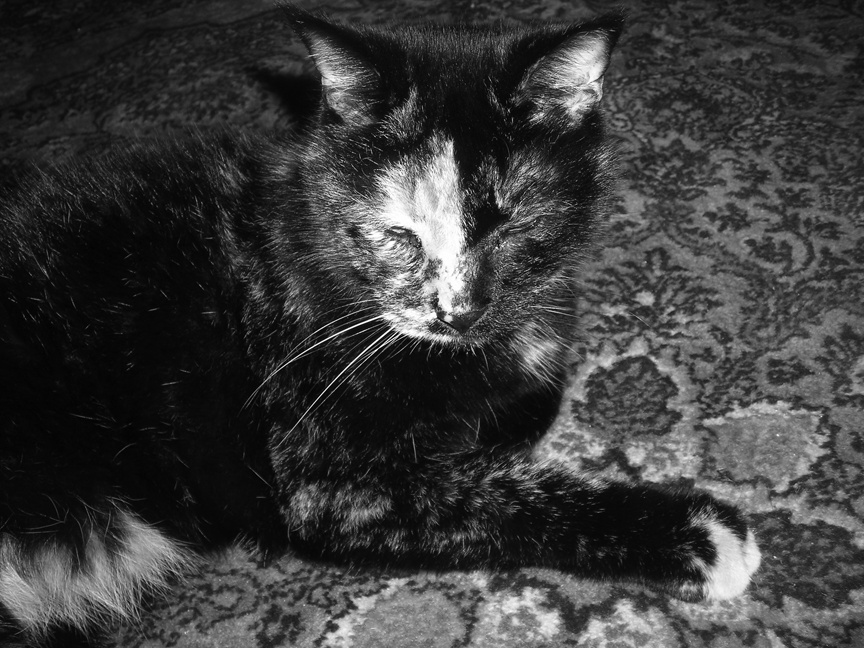
#> input picture bwCat.tif, 864 x 648 px
$ jupyter execute --allow-errors 'Jasmine'"'"'s_Colab_Week_of_1_13_2020.ipynb'   (text cells are left out)
#> lines starting #> are read from the running program, lines starting #| are printed output that depends on the picture; after the words box and inside, x2 and y2 are one past the last pixel; in counts of white or black regions, pixels touching at a corner belong together; pictures that were not available may be replaced by others from this repository, and a replacement may not be noted
[cell 1]
import numpy as np
import matplotlib.pyplot as plt
import pandas as pd
from urllib.request import urlopen
import mpl_toolkits.mplot3d.axes3d as p3
import colorsys
from PIL import Image

[cell 2]
photo = plt.imread('bwCat.tif')
#> photo is the input picture: shape (648, 864); min 0, max 255, mean 59.2

[cell 3]
photo.shape
#> Out = (648, 864)

[cell 4]
photo.dtype

[cell 5]
plt.imshow(photo)

[cell 6]
def black_white_photo(photo):
  plt.figure()
  plt.set_cmap('gray')
  plt.axis('off')
  fig = plt.gca()
  fig.set_facecolor('white')
  plt.imshow(photo)

black_white_photo(photo)

[cell 7]
plt.imsave('cat.jpg', photo, cmap='gray')

[cell 8]
new_cat = (photo < photo.mean())
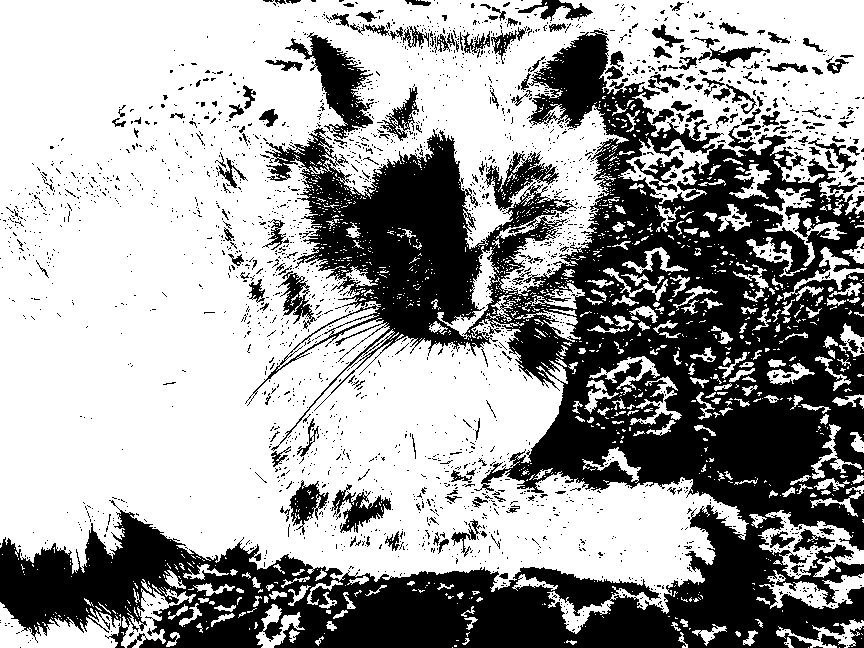
#> new_cat: shape (648, 864) bool; 62.2% white; 2367 black regions (2181 under 20 px), largest, box (x1, y1, x2, y2) and area: (0, 30, 864, 648) 181820, (285, 32, 374, 139) 3224, (484, 151, 559, 211) 1526
new_cat

[cell 9]
plt.imshow(new_cat)

[cell 10]
plt.figure()
x = np.random.randn(5000) - 1
y = 2 * np.random.randn(5000)
counts, x_bins, y_bins = np.histogram2d(x, y, bins=[100,100], range=[(-5,5), (-5,5)])
plt.imshow(counts.transpose(), origin='lower', cmap='hot')
plt.colorbar()
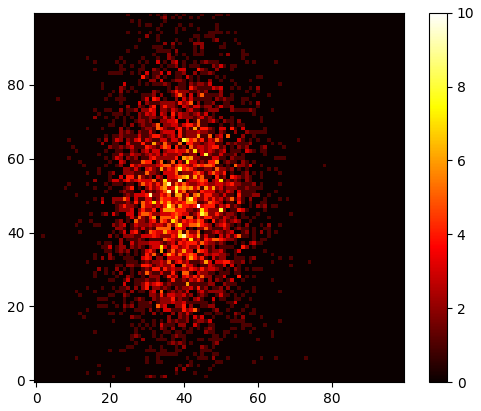
#> figure drawn by matplotlib, 2 panels

[cell 11]
import numpy as np
import mpl_toolkits.mplot3d.axes3d as p3
import matplotlib.pyplot as plt
import colorsys
from PIL import Image
import pandas as pd
from urllib.request import urlopen

# (1) Import the file to be analyzed!
#> (the rest of this cell did not finish here and is left out)

[cell 12]
import numpy as np
import mpl_toolkits.mplot3d.axes3d as p3
import matplotlib.pyplot as plt
import colorsys
from PIL import Image
import pandas as pd
from urllib.request import urlopen

# (1) Import the file to be analyzed!
#> (the rest of this cell did not finish here and is left out)

[cell 13]
image = Image.open(urlopen("https://github.com/JasmineGonzalez2021/Computational-Modeling/blob/master/bwCat.tif?raw=true"))
image

#> (a cell that did not finish here is left out)

[cell 15]
import numpy as np
import matplotlib.pyplot as plt
import pandas as pd
from urllib.request import urlopen
import mpl_toolkits.mplot3d.axes3d as p3
import colorsys
from PIL import Image

[cell 16]
img = Image.open(urlopen("https://raw.githubusercontent.com/JasmineGonzalez2021/Computational-Modeling/master/ESSAYS%20-%20Boys%20with%20Cross.jpg"))
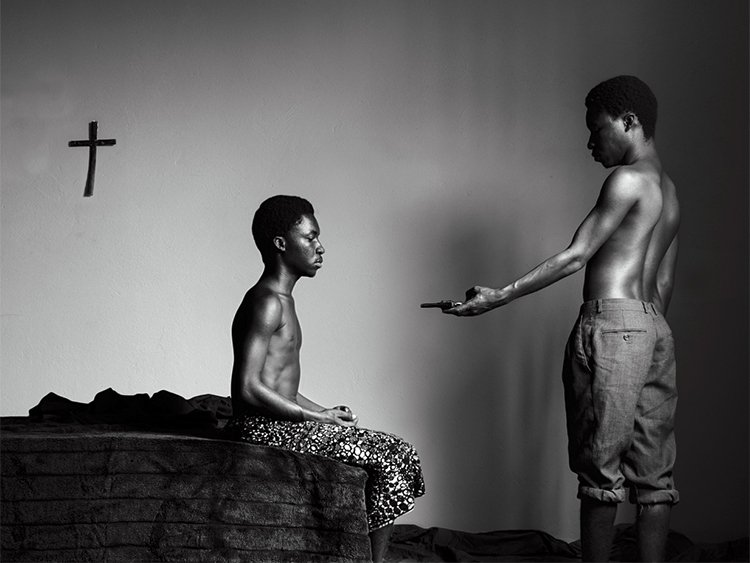
#> input picture ESSAYS - Boys with Cross.jpg, 750 x 563 px, given in place of ESSAYS%20-%20Boys%20with%20Cross.jpg, which was not available
#> img is the input picture: PIL image 750x563 RGB; mean R, G, B 93.5, 92.9, 93.1

[cell 17]
img

[cell 18]
with img as image:
  width, height = image.size
#> width = 750; height = 563
width
#> Out = 750

[cell 19]
height
#> Out = 563

[cell 20]
img_rot = img.rotate(180)
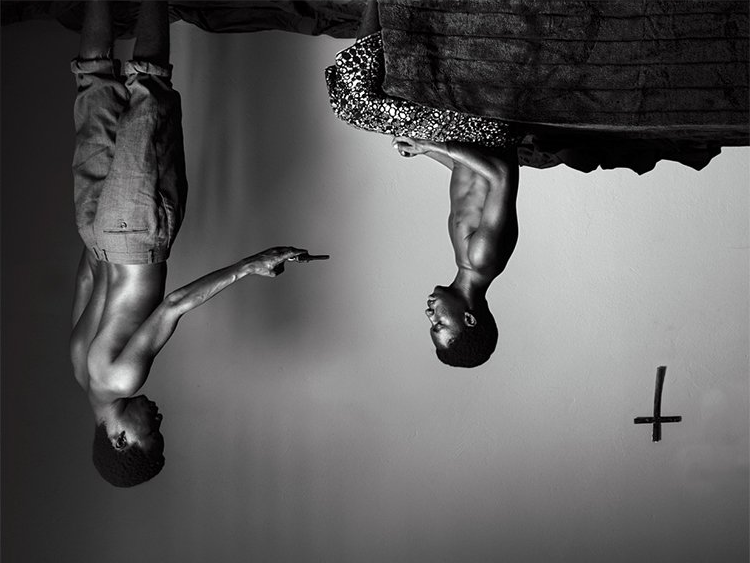
#> img_rot: PIL image 750x563 RGB; mean R, G, B 93.5, 92.9, 93.1
img_rot

[cell 21]
img_rot.save("other_world.jpg")

[cell 22]
area = (0, 0, width/2, height/2)
#> area = (0, 0, 375, 281.5)
img_crop = img.crop(area)
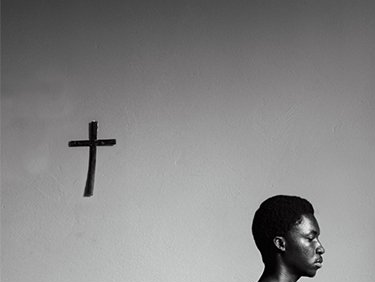
#> img_crop: PIL image 375x282 RGB; mean R, G, B 134.1, 133.8, 133.9
img_crop

[cell 23]
img

[cell 24]
img_big = img.resize((width*2, height*2))
img_big

#> (a cell that did not finish here is left out)

#> (a cell that did not finish here is left out)

[cell 27]
print(img.histogram);
#| <bound method Image.histogram of <PIL.JpegImagePlugin.JpegImageFile image mode=RGB size=750x563 at 0x7F11A3F83D50>>

[cell 28]
transposed_img = img.transpose(Image.FLIP_LEFT_RIGHT)
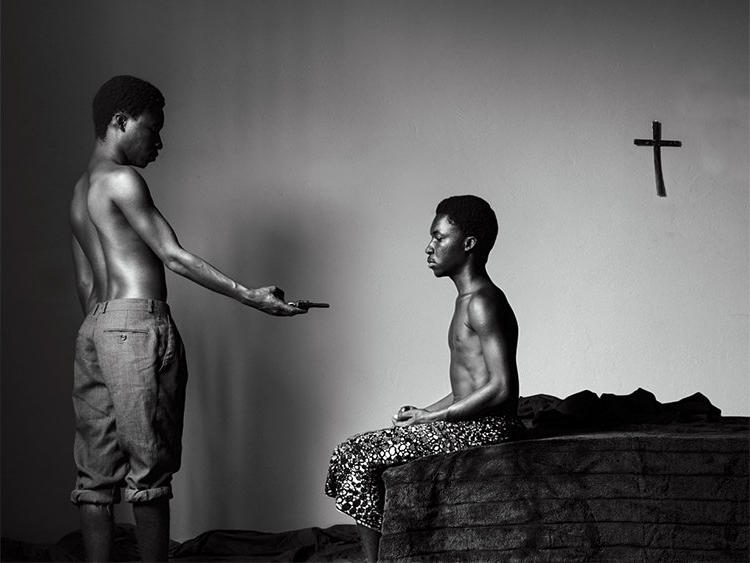
#> transposed_img: PIL image 750x563 RGB; mean R, G, B 93.5, 92.9, 93.1
transposed_img

[cell 29]
img.split

[cell 30]
print(img.mode)
#| RGB
print(img.tobitmap)
#| <bound method Image.tobitmap of <PIL.JpegImagePlugin.JpegImageFile image mode=RGB size=750x563 at 0x7F11A3F83D50>>
#print(type(img.tobitmap()))

[cell 31]
img.thumbnail((200, 200))
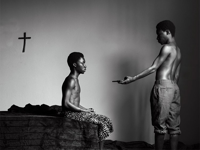
#> img: PIL image 200x150 RGB; mean R, G, B 93.5, 92.9, 93.1
